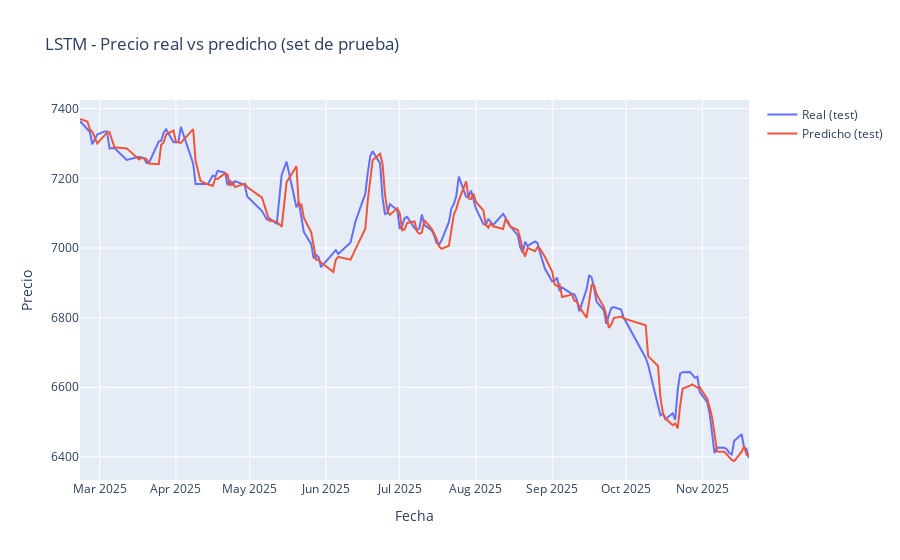
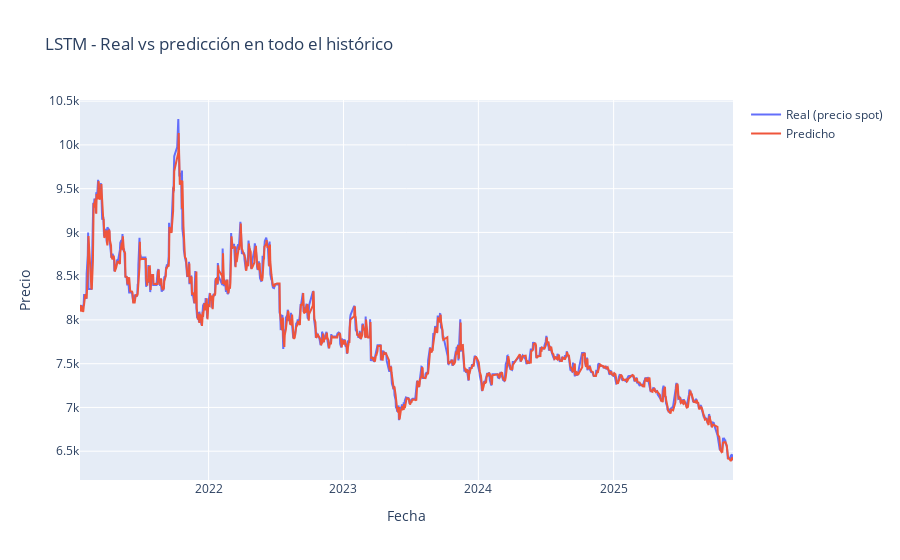
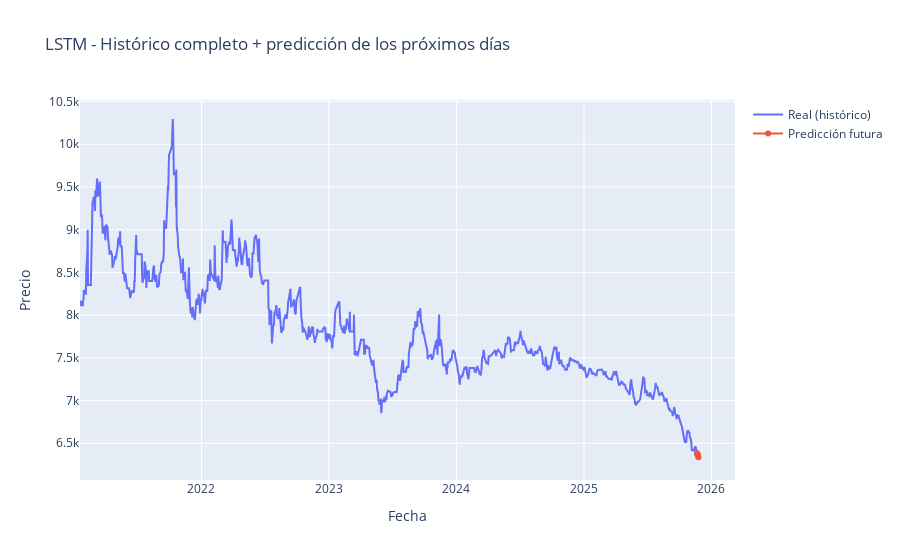

Write notebook code for charts like these, in order.
### Code cell
# chunk 11

# =========================
#       GRÁFICAS
# =========================

# 1) Real vs predicho solo en test
plot_test_predictions(
    dates_test,
    y_test_inv_lstm,
    y_test_pred_inv_lstm,
    title_prefix="LSTM"
)

# 2) Real vs predicho en todo el histórico (train + val + test)
y_all_pred_scaled_lstm = lstm_model.predict(
    np.concatenate([X_train_seq, X_val_seq, X_test_seq], axis=0)
).flatten()

y_all_inv_lstm = scaler.inverse_transform(
    np.concatenate([y_train, y_val, y_test]).reshape(-1, 1)
).flatten()
y_all_pred_inv_lstm = scaler.inverse_transform(
    y_all_pred_scaled_lstm.reshape(-1, 1)
).flatten()

dates_all_full_lstm = np.concatenate([dates_train, dates_val, dates_test])

plot_full_predictions(
    dates_all_full_lstm,
    y_all_inv_lstm,
    y_all_pred_inv_lstm,
    title_prefix="LSTM"
)

# 3) Histórico completo + predicción de los próximos N_FUTURE_DAYS días
last_window_scaled_lstm = prices_scaled[-WINDOW_SIZE:]
future_scaled_lstm, future_inv_lstm = forecast_future(
    lstm_model,
    last_window_scaled_lstm,
    scaler,
    n_future=N_FUTURE_DAYS
)

last_date = df["Date"].max()
future_dates_lstm = pd.date_range(
    start=last_date + pd.Timedelta(days=1),
    periods=N_FUTURE_DAYS,
    freq="D"
)

plot_full_with_future(
    dates_all_full_lstm,
    y_all_inv_lstm,
    future_dates_lstm,
    future_inv_lstm,
    title_prefix="LSTM"
)

# Tabla de predicciones futuras (LSTM)
future_table_lstm = pd.DataFrame({
    "Fecha futura": future_dates_lstm,
    "Predicción del precio (LSTM)": future_inv_lstm
})
display(future_table_lstm)

### Figure 1 — Plotly figure (JSON) as saved in the notebook; plotly's stock layout.template omitted (floating-point values rounded to 4 significant figures; data arrays with more than 128 entries replaced by an {"elided": "..."} marker saying what was removed)
{"data": [{"mode": "lines", "name": "Real (test)", "type": "scatter", "x": {"elided": "160 str values"}, "y": {"elided": "160 float values"}}, {"mode": "lines", "name": "Predicho (test)", "type": "scatter", "x": {"elided": "160 str values"}, "y": {"elided": "160 float values"}}], "layout": {"title": {"text": "LSTM - Precio real vs predicho (set de prueba)"}, "xaxis": {"title": {"text": "Fecha"}}, "yaxis": {"title": {"text": "Precio"}}}}

### Figure 2 — Plotly figure (JSON) as saved in the notebook; plotly's stock layout.template omitted (floating-point values rounded to 4 significant figures; data arrays with more than 128 entries replaced by an {"elided": "..."} marker saying what was removed)
{"data": [{"mode": "lines", "name": "Real (precio spot)", "type": "scatter", "x": {"elided": "1082 str values"}, "y": {"elided": "1082 float values"}}, {"mode": "lines", "name": "Predicho", "type": "scatter", "x": {"elided": "1082 str values"}, "y": {"elided": "1082 float values"}}], "layout": {"title": {"text": "LSTM - Real vs predicción en todo el histórico"}, "xaxis": {"title": {"text": "Fecha"}}, "yaxis": {"title": {"text": "Precio"}}}}

### Figure 3 — Plotly figure (JSON) as saved in the notebook; plotly's stock layout.template omitted (floating-point values rounded to 4 significant figures; data arrays with more than 128 entries replaced by an {"elided": "..."} marker saying what was removed)
{"data": [{"mode": "lines", "name": "Real (histórico)", "type": "scatter", "x": {"elided": "1082 str values"}, "y": {"elided": "1082 float values"}}, {"mode": "lines+markers", "name": "Predicción futura", "type": "scatter", "x": ["2025-11-21T00:00:00", "2025-11-22T00:00:00", "2025-11-23T00:00:00", "2025-11-24T00:00:00", "2025-11-25T00:00:00"], "y": [6384.0, 6372.0, 6360.0, 6348.0, 6337.0]}], "layout": {"title": {"text": "LSTM - Histórico completo + predicción de los próximos días"}, "xaxis": {"title": {"text": "Fecha"}}, "yaxis": {"title": {"text": "Precio"}}}}
